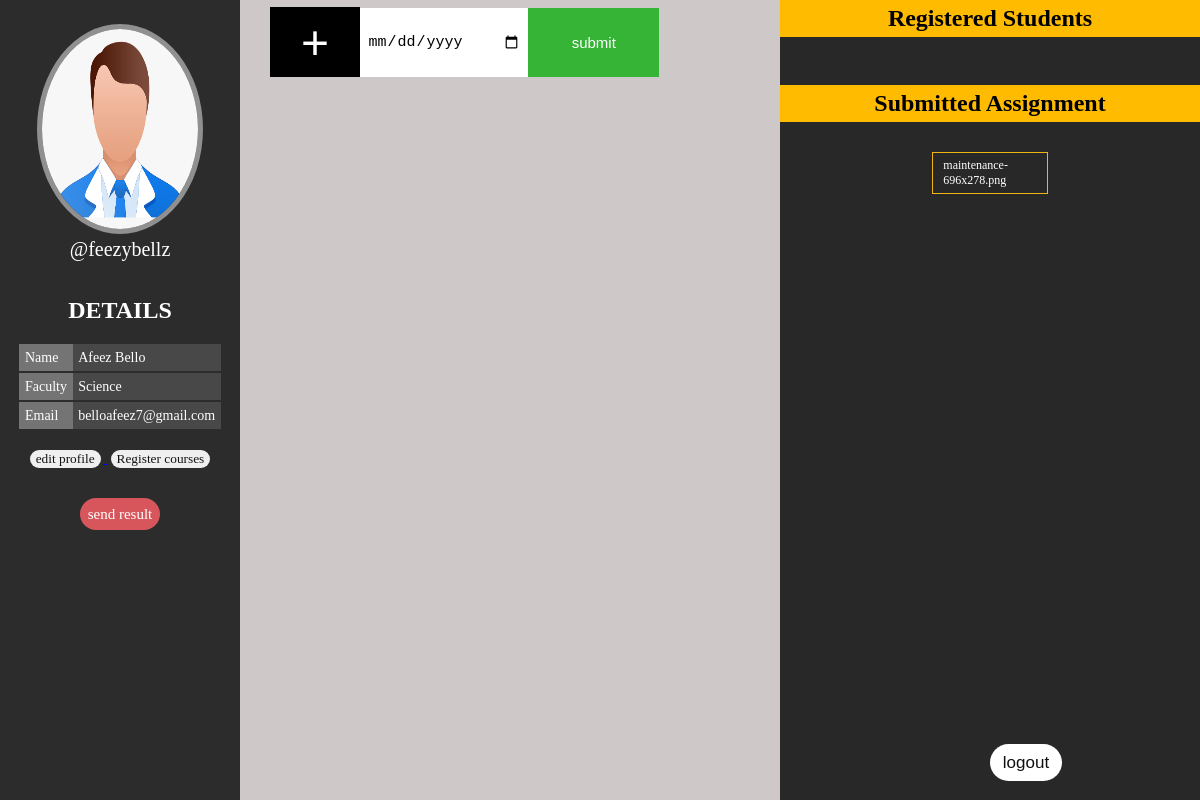
Screenshot of /lecturerDashboard.php (signed in) with the database file from the repository.
### tables this page shows
CREATE TABLE `student` (
  `id` int(11) NOT NULL,
  `firstName` varchar(200) NOT NULL,
  `lastName` varchar(200) NOT NULL,
  `regNumber` varchar(30) NOT NULL,
  `faculty` varchar(150) NOT NULL,
  `username` varchar(50) NOT NULL,
  `email` varchar(100) NOT NULL,
  `password` varchar(225) NOT NULL
);

CREATE TABLE `uploads` (
  `id` int(11) NOT NULL,
  `studentName` varchar(100) NOT NULL,
  `file_name` varchar(50) NOT NULL,
  `file_type` varchar(10) NOT NULL,
  `file_size` varchar(10) NOT NULL,
  `file_path` varchar(50) NOT NULL,
  `date` date NOT NULL
);

### includes/fetchData.inc (called while the page is built, shortened)
<?php
$tbl = $_SESSION['userType'];
$username = $_SESSION['username'];
$fetchStmt = $conn->prepare("SELECT * FROM $tbl WHERE username = '$username'");
$fetchStmt->execute();
?>

### lecturerDashboard.php (the view, shortened to what this page needs)
<?php
include "includes/db.inc";
include "includes/fetchData.inc";
extract($userData);
?>
<!DOCTYPE html>
<html lang="en">
<head>
    <link rel="stylesheet" href="css/dashboard.css">
</head>
<body>
<header>
    <img src="img/dummy.png" alt="">
    <div id="detail"><?php echo"@$username" ?></div>
    <div id="user_details">
        <h2> Details</h2>
        <table>
            <tr>
                <td class="detail_item">Name</td>
                <td class="detail_input"><?php echo "$firstName $lastName"?></td>
            </tr>
            <tr>
                <td class="detail_item">Faculty</td>
                <td class="detail_input"><?php echo $faculty ?></td>
            </tr>
            <tr>
                <td class="detail_item">Email</td>
                <td class="detail_input"><?php echo $email ?></td>
            </tr>
        </table>
        <a href="editProfile.php">
        <button class="edit_button">
            edit profile
        </button>
        </a>
        <a href="lecturer_coursereg.php">
            <button class="edit_button">
                Register courses
            </button>
        </a>
        <button class="edit_button" id="show_result">send result</button>
    </div>
</header>
<section id="submit_assignment">
    <div class="assignment_form">
        <button class="file" id="upload_button">+</button>
        <form id="assignment_form" class="assignment_form">
            <input  id="lecturer_comment" type="date" placeholder="Enter message here...">
            <input type="submit" value="submit" name="text_submit">
        </form>
    </div>
</section>
<aside>
    <div id="registered_students">
        <h2 id="Reg_student">Registered Students</h2>
  <h2 id="Sub_assignment">Submitted Assignment</h2>
    <div id="sub1">
    <?php
    $sql_course = " select * from coursereg ";
    $prep_course = $conn ->prepare($sql_course);
    $prep_course->execute();
    $result_course = $prep_course ->fetchAll(PDO::FETCH_OBJ);
    $sql = " select * from uploads ";
    $prep = $conn ->prepare($sql);
    $prep->execute();
    $result = $prep ->fetchAll(PDO::FETCH_OBJ);
    $ib = '';
    foreach($result_course as $std){
        foreach($result as $row){
            if($std->studentName == $row->studentName){
            $ib .= '<div class="oubx">'
            . '<a href="'.$row->file_path.'" id="student_name_file" target="blank">' . $row->file_name . '</a>'
            . '</div>';
            }
        }
    }
    echo ( $ib );
    ?>
    </div>
    </div>
    <a href="logout.php">
        <button id="logout">logout</button>
    </a>
</aside>
</body>
</html>

### css/dashboard.css (style rules this page uses)
body { padding: 0; margin: 0; display: flex; align-content: center; justify-content: space-between; width: 100%; height: 100vh; color: white; font-family: Ubuntu; background: rgb(206, 200, 200); }
header { width: 20vw; height: 100vh; background: rgb(44, 44, 44); text-align: center; z-index: 2; }
header img { width: 65%; height: 25%; border: 5px solid rgb(145, 144, 144); margin-top: 10%; border-radius: 100%; }
button#logout { position: absolute; top: 93vh; padding: .5em 0; width: 6%; font-size: 17px; border: none; background: rgb(255, 255, 255); color: rgb(17, 16, 16); border-radius: 70px; }
button.edit_button { border: none; border-radius: 70px; font-family: Ubuntu; margin: 10px 3px 0; color: rgb(19, 19, 19); }
#user_details { width: 90%; margin: 15% auto 0; }
#user_details h2 { text-transform: uppercase; width: 100%; }
header table { margin: 0 auto 5%; text-align: left; font-size: 14px; border-collapse: collapse; }
tr { border-bottom: 2px solid rgb(44, 44, 44); }
tr:last-child { border-bottom: none; }
td { border: none; padding: .4em; }
.detail_item { background: rgb(117, 116, 117); text-transform: capitalize; }
.detail_input { background: rgb(72, 72, 73); }
#detail { font-size: 20px; margin: auto; }
.assignment_form { display: flex; }
section { width: 40%; }
section input { width: 98%; padding: 1.5em .5em; font-size: 15px; border: none; margin-top: .5em; }
section input[type=submit] { width: 150px; background: rgb(54, 180, 54); color: white; }
#lecturer_comment { width: 60%; }
.file { font-size: 3em; color: white; background-color: black; display: inline-block; width: 90px; height: 70px; text-align: center; border: none; margin: .15em 0 0; }
aside { background: rgb(40, 40, 40); width: 35%; text-align: center; }
#Reg_student, .Reg_student { background: rgb(255, 187, 0); margin: 0; padding: 5px 0; color: black; }
#Sub_assignment { background: rgb(255, 187, 0); padding: 5px 0; color: black; margin-top: 2em; }
.oubx { width: 30%; margin: 10px auto 0; text-align: center; border: 1px solid rgb(240, 181, 21); }
#student_name, #student_name_file { font-size: 12px; text-align: left; padding: 5px 10px; display: block; width: 100%; margin: 0 auto; color: white; text-decoration: none; }
#sub1 { display: flex; flex-wrap: wrap; justify-content: space-evenly; align-content: center; width: 90%; margin: 0 auto; }
#show_result { margin-top: 2em; padding: .5em; font-size: 15px; background: rgb(214, 86, 92); color: white; }

### rows the page displays
student: username "feezybellz", firstName "Afeez", lastName "Bello", faculty "Science", email "belloafeez7@gmail.com"
uploads: file_name "maintenance-696x278.png"
